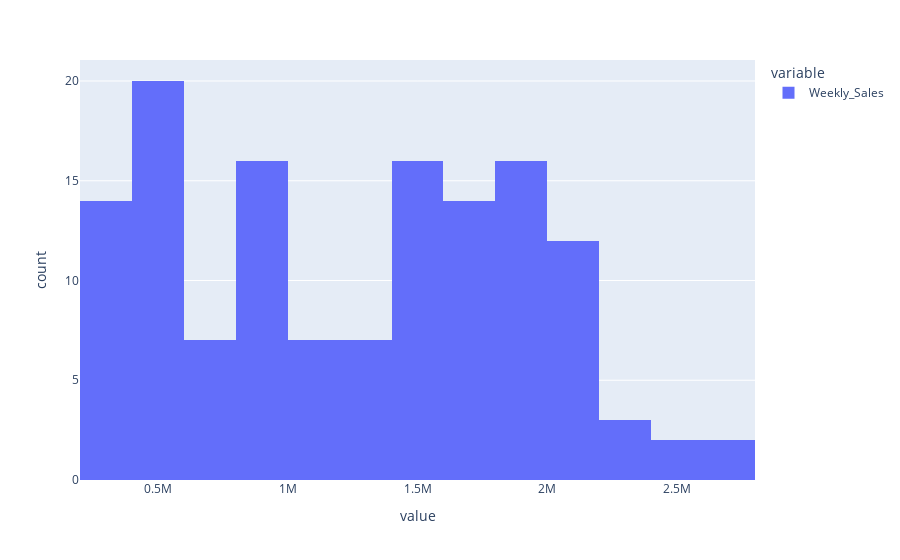
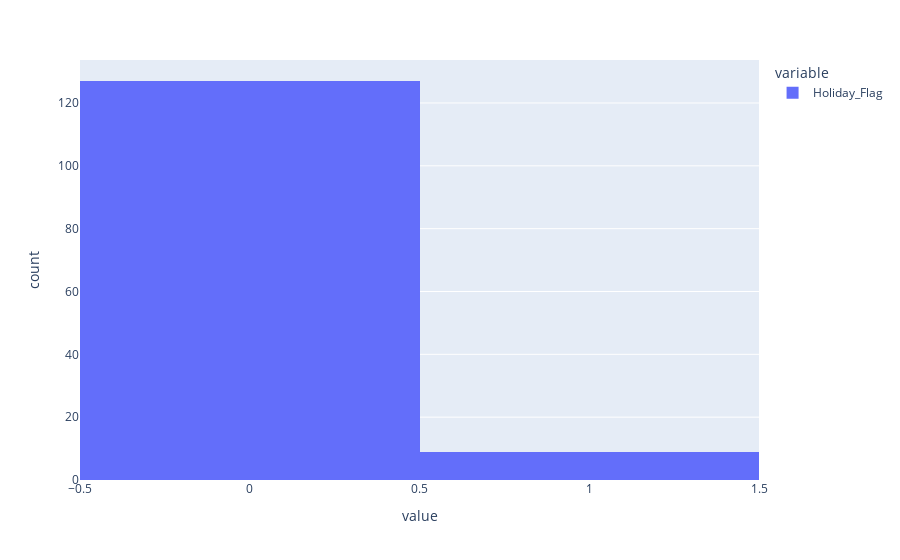
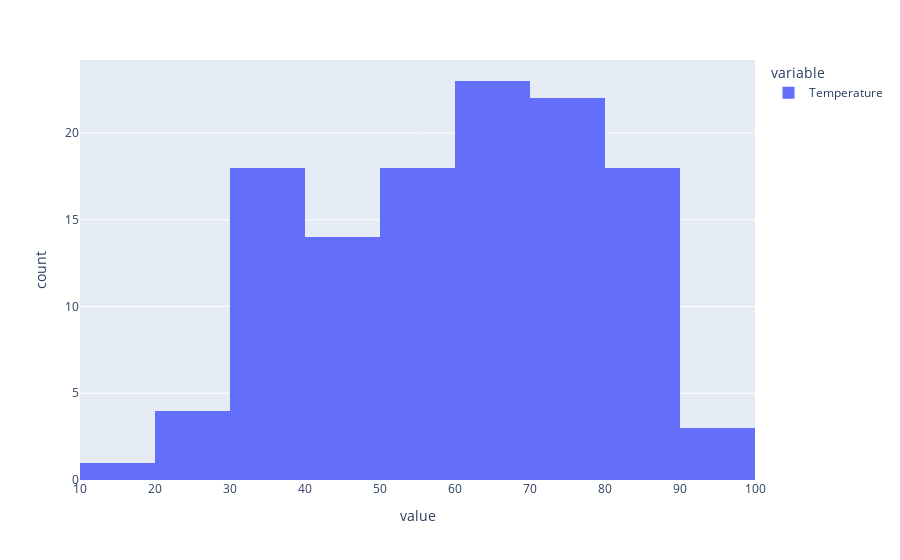
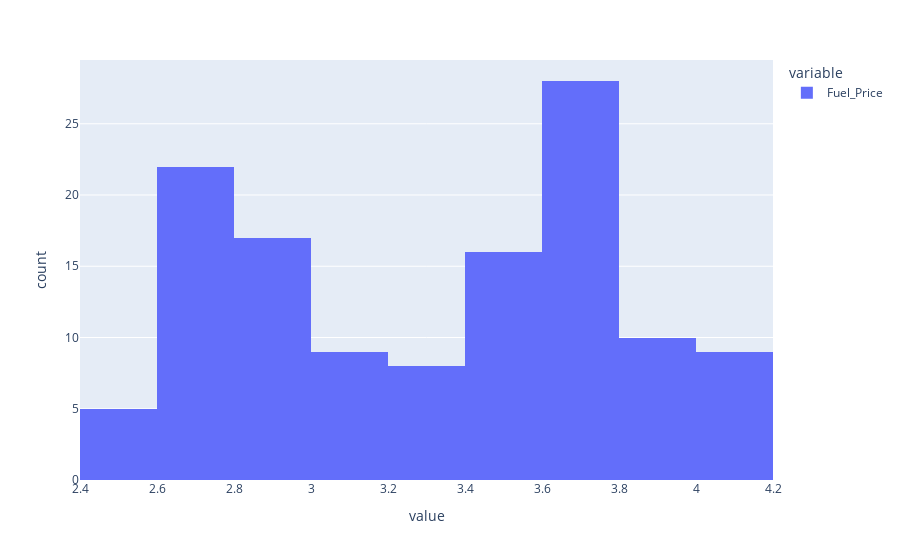

The notebook cell saved with these charts, in order:
### Markdown cell above
Distribution des variables

### Code cell
# Distribution des variables numériques
num_features = df.select_dtypes(include=["float", "int"]).columns
for i in range(len(num_features)):
    fig = px.histogram(df[num_features[i]])
    fig.show()

### Figure 1 — Plotly figure (JSON) as saved in the notebook; plotly's stock layout.template omitted (floating-point values rounded to 4 significant figures; data arrays with more than 128 entries replaced by an {"elided": "..."} marker saying what was removed)
{"data": [{"alignmentgroup": "True", "bingroup": "x", "hovertemplate": "variable=Weekly_Sales<br>value=%{x}<br>count=%{y}<extra></extra>", "legendgroup": "Weekly_Sales", "marker": {"color": "#636efa", "pattern": {"shape": ""}}, "name": "Weekly_Sales", "offsetgroup": "Weekly_Sales", "orientation": "v", "showlegend": true, "type": "histogram", "x": {"elided": "136 float values"}, "xaxis": "x", "yaxis": "y"}], "layout": {"barmode": "relative", "legend": {"title": {"text": "variable"}, "tracegroupgap": 0}, "margin": {"t": 60}, "xaxis": {"anchor": "y", "domain": [0, 1], "title": {"text": "value"}}, "yaxis": {"anchor": "x", "domain": [0, 1], "title": {"text": "count"}}}}

### Figure 2 — Plotly figure (JSON) as saved in the notebook; plotly's stock layout.template omitted (floating-point values rounded to 4 significant figures; data arrays with more than 128 entries replaced by an {"elided": "..."} marker saying what was removed)
{"data": [{"alignmentgroup": "True", "bingroup": "x", "hovertemplate": "variable=Holiday_Flag<br>value=%{x}<br>count=%{y}<extra></extra>", "legendgroup": "Holiday_Flag", "marker": {"color": "#636efa", "pattern": {"shape": ""}}, "name": "Holiday_Flag", "offsetgroup": "Holiday_Flag", "orientation": "v", "showlegend": true, "type": "histogram", "x": {"elided": "136 int values"}, "xaxis": "x", "yaxis": "y"}], "layout": {"barmode": "relative", "legend": {"title": {"text": "variable"}, "tracegroupgap": 0}, "margin": {"t": 60}, "xaxis": {"anchor": "y", "domain": [0, 1], "title": {"text": "value"}}, "yaxis": {"anchor": "x", "domain": [0, 1], "title": {"text": "count"}}}}

### Figure 3 — Plotly figure (JSON) as saved in the notebook; plotly's stock layout.template omitted (floating-point values rounded to 4 significant figures; data arrays with more than 128 entries replaced by an {"elided": "..."} marker saying what was removed)
{"data": [{"alignmentgroup": "True", "bingroup": "x", "hovertemplate": "variable=Temperature<br>value=%{x}<br>count=%{y}<extra></extra>", "legendgroup": "Temperature", "marker": {"color": "#636efa", "pattern": {"shape": ""}}, "name": "Temperature", "offsetgroup": "Temperature", "orientation": "v", "showlegend": true, "type": "histogram", "x": {"elided": "136 float values"}, "xaxis": "x", "yaxis": "y"}], "layout": {"barmode": "relative", "legend": {"title": {"text": "variable"}, "tracegroupgap": 0}, "margin": {"t": 60}, "xaxis": {"anchor": "y", "domain": [0, 1], "title": {"text": "value"}}, "yaxis": {"anchor": "x", "domain": [0, 1], "title": {"text": "count"}}}}

### Figure 4 — Plotly figure (JSON) as saved in the notebook; plotly's stock layout.template omitted (floating-point values rounded to 4 significant figures; data arrays with more than 128 entries replaced by an {"elided": "..."} marker saying what was removed)
{"data": [{"alignmentgroup": "True", "bingroup": "x", "hovertemplate": "variable=Fuel_Price<br>value=%{x}<br>count=%{y}<extra></extra>", "legendgroup": "Fuel_Price", "marker": {"color": "#636efa", "pattern": {"shape": ""}}, "name": "Fuel_Price", "offsetgroup": "Fuel_Price", "orientation": "v", "showlegend": true, "type": "histogram", "x": {"elided": "136 float values"}, "xaxis": "x", "yaxis": "y"}], "layout": {"barmode": "relative", "legend": {"title": {"text": "variable"}, "tracegroupgap": 0}, "margin": {"t": 60}, "xaxis": {"anchor": "y", "domain": [0, 1], "title": {"text": "value"}}, "yaxis": {"anchor": "x", "domain": [0, 1], "title": {"text": "count"}}}}
